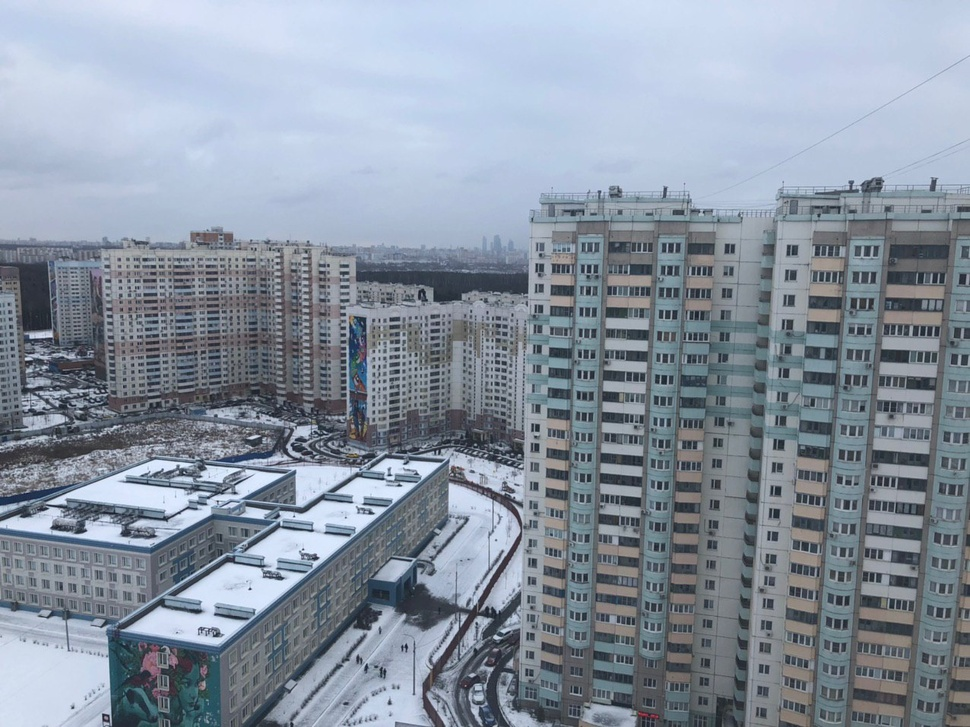
#> input picture 10-CV/extra/rakhimovv/cv-course-hse-summer20/03-homography/seminar/images/img1.jpeg, 970 x 727 px, shrunk from 1276 x 956 before the run
$ jupyter execute panorama_stitching.ipynb   (shell and % lines are left out)
#> lines starting #> are read from the running program, lines starting #| are printed output that depends on the picture
# Panorama Stitching

[cell 1]
import cv2
import numpy as np
import matplotlib.pyplot as plt

[cell 2]
img1 = cv2.imread('./images/img1.jpeg')
#> img1 is the input picture: shape (727, 970, 3); mean B, G, R 161, 147.3, 136.8
img2 = cv2.imread('./images/img2.jpeg')
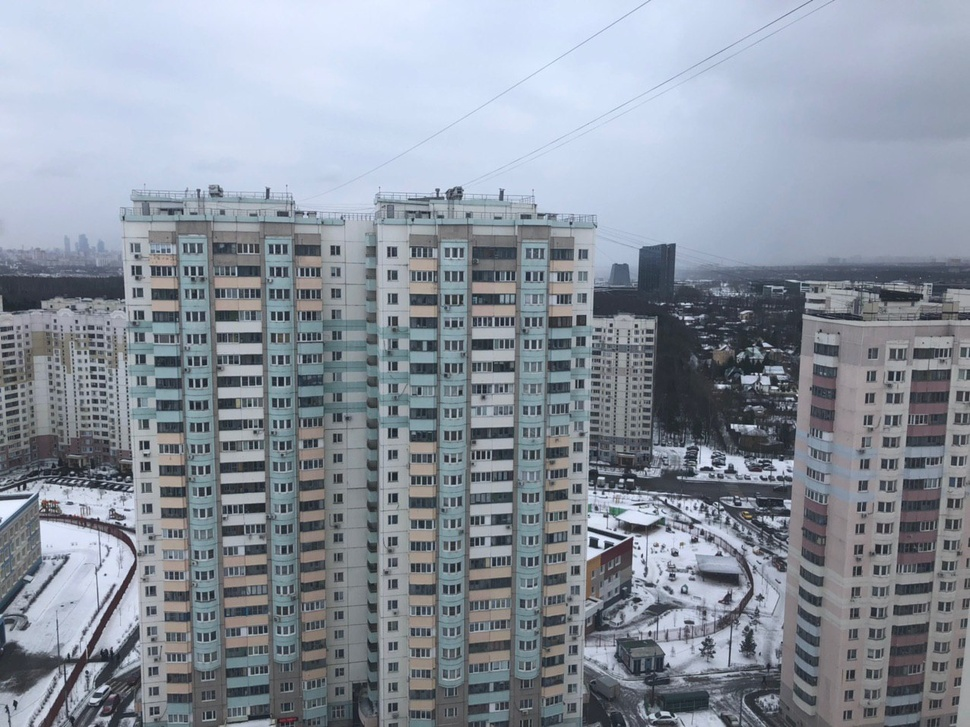
#> input picture 10-CV/extra/rakhimovv/cv-course-hse-summer20/03-homography/seminar/images/img2.jpeg, 970 x 727 px, shrunk from 1276 x 956 before the run
#> img2 is the input picture: shape (727, 970, 3); mean B, G, R 157.2, 145.7, 137.9

img1_gray = cv2.cvtColor(img1, cv2.COLOR_BGR2GRAY)
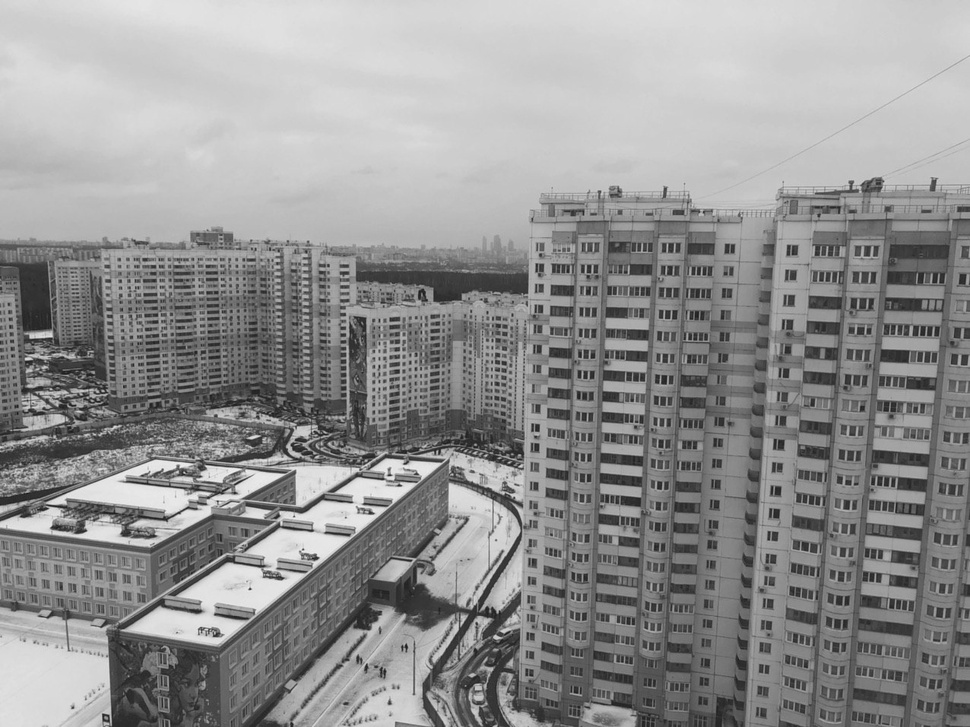
#> img1_gray: shape (727, 970); min 22, max 247, mean 145.7
img2_gray = cv2.cvtColor(img2, cv2.COLOR_BGR2GRAY)
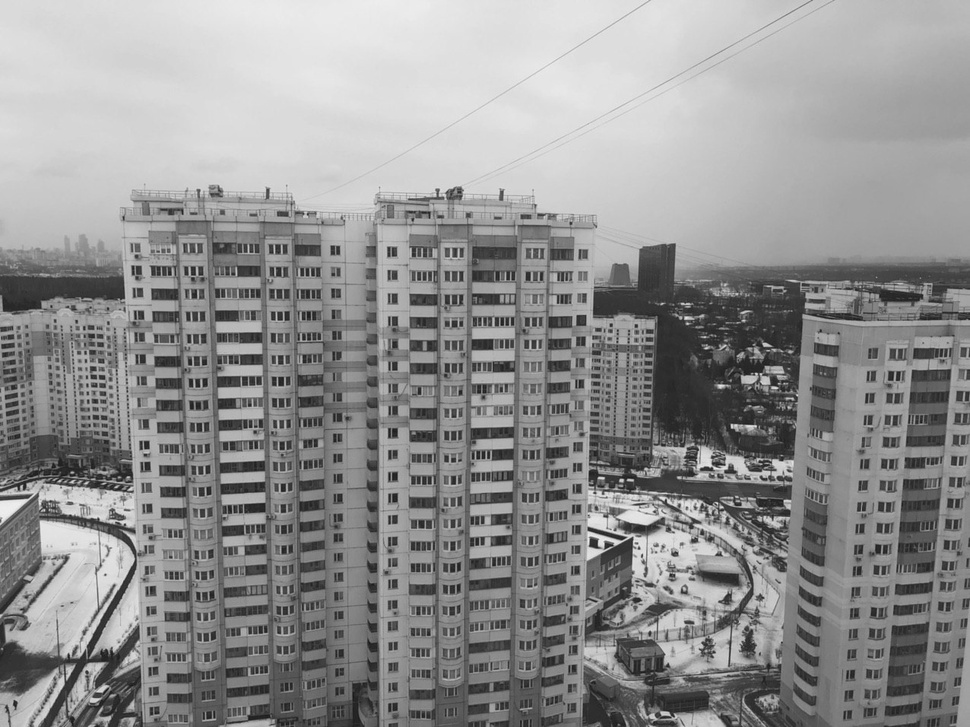
#> img2_gray: shape (727, 970); min 18, max 242, mean 144.7

[cell 3]
fig, ax = plt.subplots(1, 2, figsize=(20,10))
ax[0].imshow(img1[:,:,::-1])
ax[1].imshow(img2[:,:,::-1])
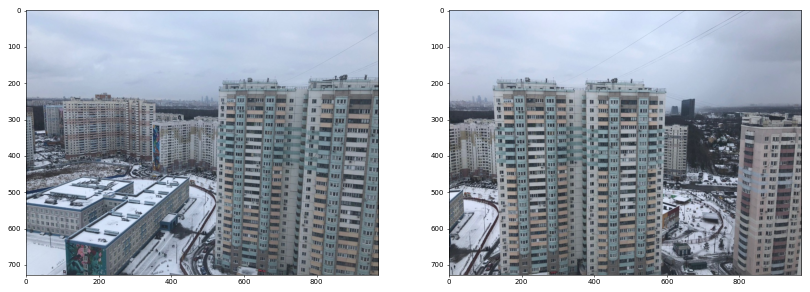
#> figure drawn by matplotlib, 2 panels

## Находим ключевые точки и дескрипторы

[cell 4]
# https://en.wikipedia.org/wiki/Oriented_FAST_and_rotated_BRIEF

# инициализируем детектор точек
orb = cv2.ORB_create()

# запускаем поиск точек и вычисление дескрипторов
kp1, dsc1 = orb.detectAndCompute(img1_gray, None)
#> kp1 = 500 keypoints; strongest (x, y, size): (317, 558, 31), (388, 475, 31), (52, 527, 31), (390, 475, 31)
kp2, dsc2 = orb.detectAndCompute(img2_gray, None)
#> kp2 = 500 keypoints; strongest (x, y, size): (593, 539, 53.6), (665, 500, 31), (593, 541, 64.3), (605, 547, 31)

[cell 5]
img1_with_kps = cv2.drawKeypoints(img1, kp1, None)

plt.figure(figsize=(20,10))
plt.imshow(img1_with_kps[:,:,::-1])
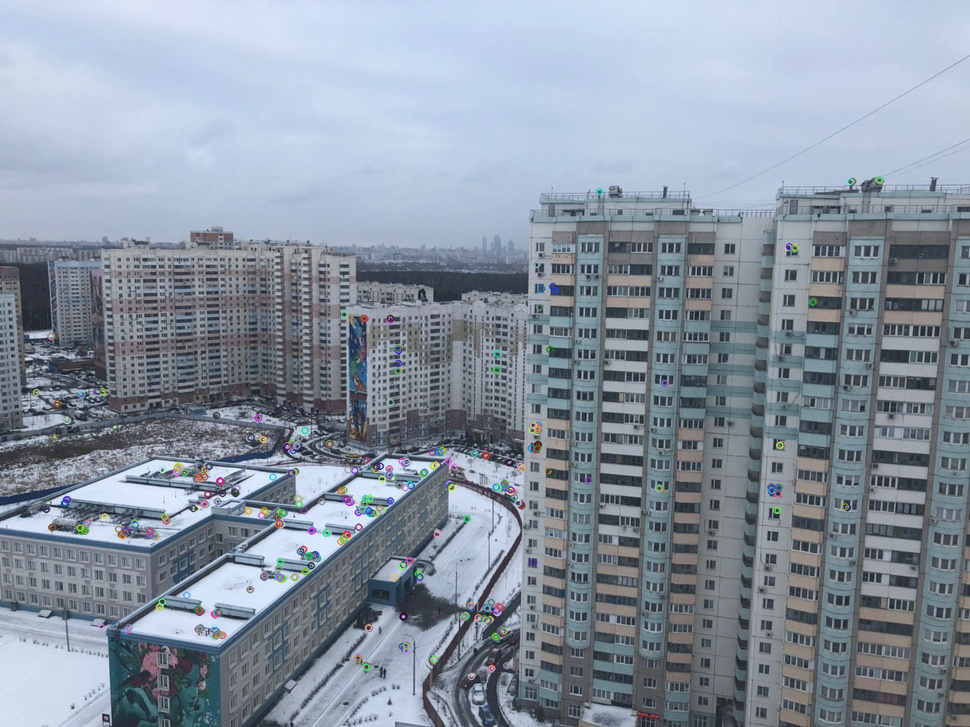
#> shown: shape (727, 970, 3); mean R, G, B 136.7, 147.2, 160.7

## Матчим ключевые точки. Убираем плохие матчи.

[cell 6]
matcher = cv2.BFMatcher()
matches = matcher.match(dsc1, dsc2)
#> matches = 500 matches
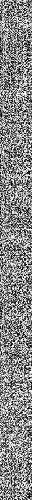
#> dsc1: shape (500, 32); min 0, max 255, mean 135.1

# сортируем результат по убыванию расстояния
matches = sorted(matches, key = lambda x: x.distance)

[cell 7]
imgs_with_matches = cv2.drawMatches(img1, kp1, img2, kp2, matches[:20], None, flags=2)
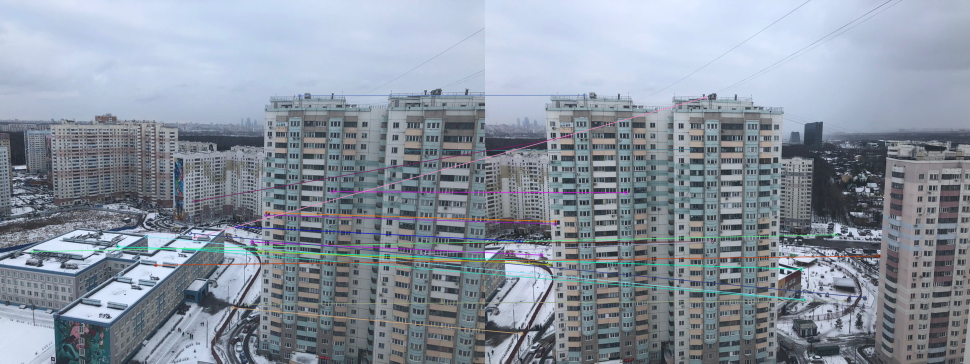
#> imgs_with_matches: shape (727, 1940, 3) (shown at 1/2 size); mean B, G, R 159.3, 146.6, 137.5

plt.figure(figsize=(20,10))
plt.imshow(imgs_with_matches[:,:,::-1])

## Находим projective transform

[cell 8]
src_pts = np.float32([kp1[m.queryIdx].pt for m in matches[:40]])
#> src_pts = 40 pairs, first value 63.94 to 846.7, second value 191 to 620
dst_pts = np.float32([kp2[m.trainIdx].pt for m in matches[:40]])
#> dst_pts = 40 pairs, first value 66.36 to 788, second value 190 to 667

[cell 9]
M, mask = cv2.findHomography(dst_pts, src_pts, cv2.RANSAC, 5.0)
#> M = [[0.506, -0.0484, 447.6], [-0.128, 0.86, 34.01], [-0.00052, 1.43e-05, 1]]; mask = 40 values, max 1 at index 1, min 0 at index 0, mean 0.5

## Преобразовываем изображения

[cell 10]
h, w = img1.shape[0], img1.shape[1]+img2.shape[1]
#> h = 727; w = 1940

[cell 11]
panorama = cv2.warpPerspective(img2, M, (w,h))
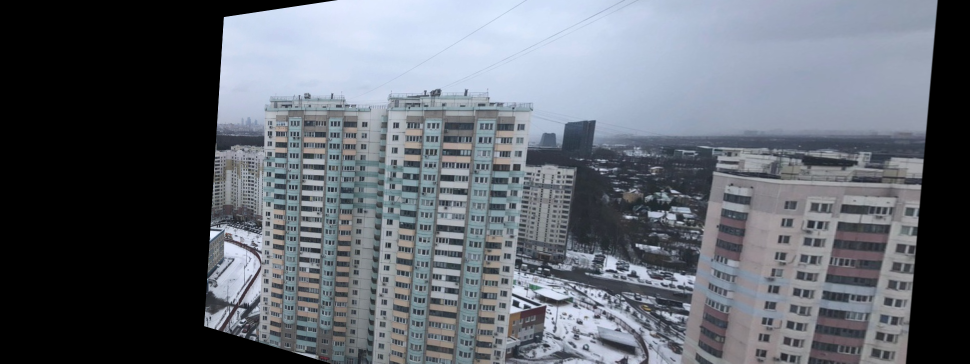
#> panorama: shape (727, 1940, 3) (shown at 1/2 size); mean B, G, R 110.7, 102.3, 96.9

[cell 12]
panorama[0:img1.shape[0], 0:img1.shape[1]] = img1
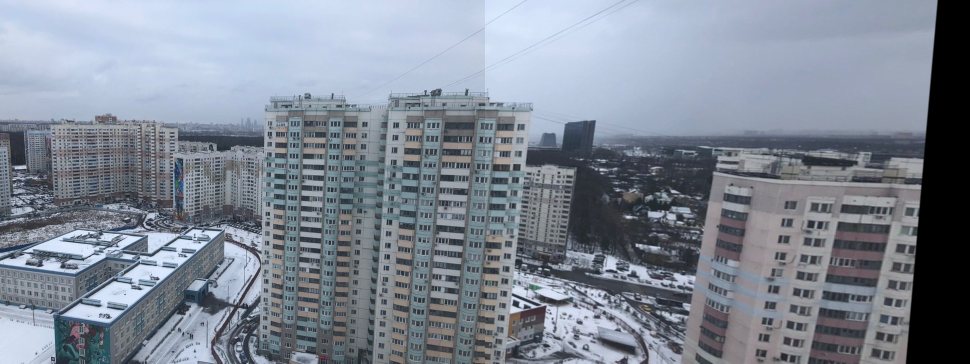
#> panorama: shape (727, 1940, 3) (shown at 1/2 size); mean B, G, R 148, 135.5, 127.3

[cell 13]
plt.figure(figsize=(20,10))
plt.imshow(panorama[:,:,::-1])
